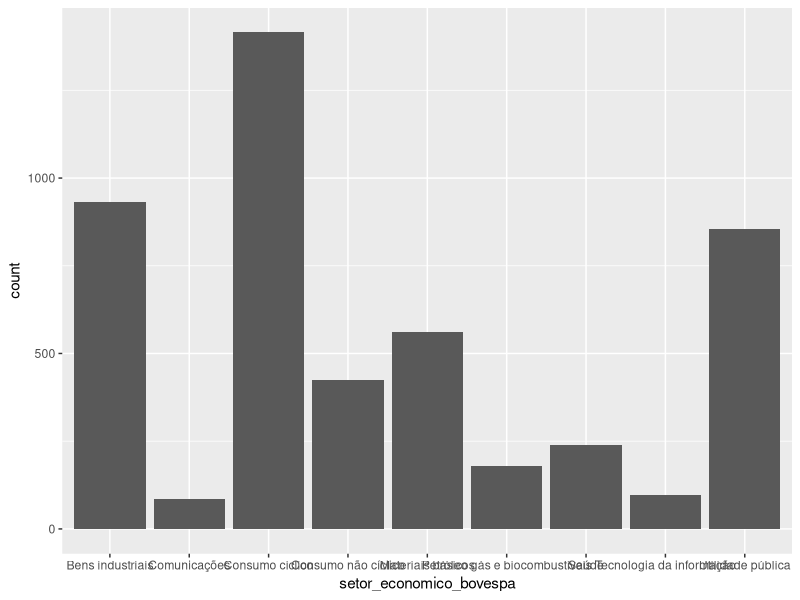
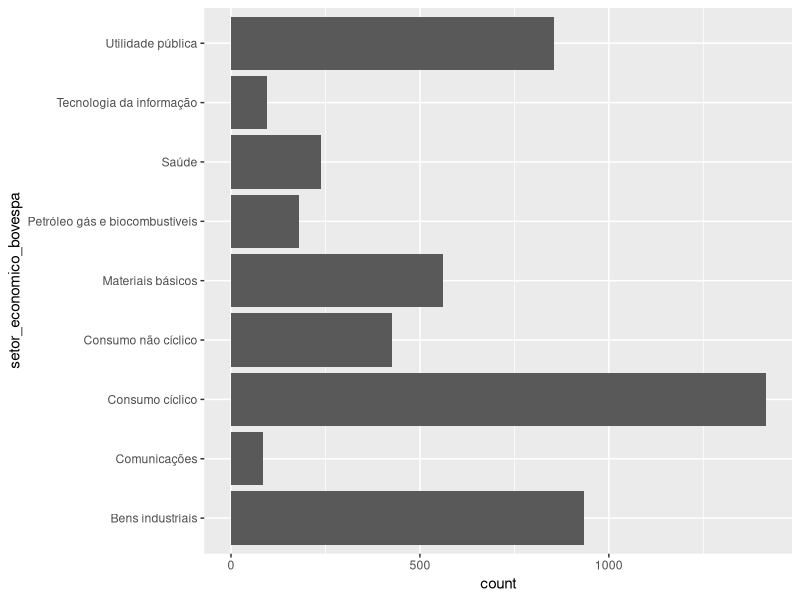
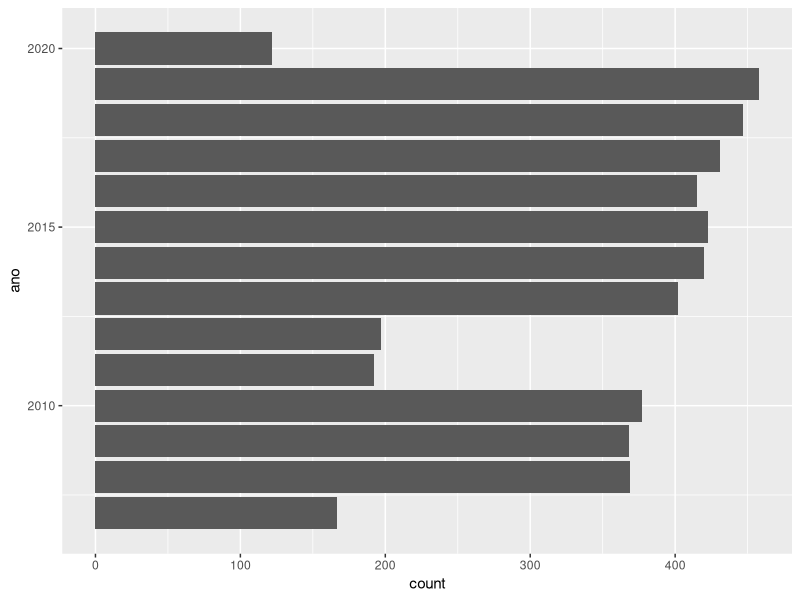
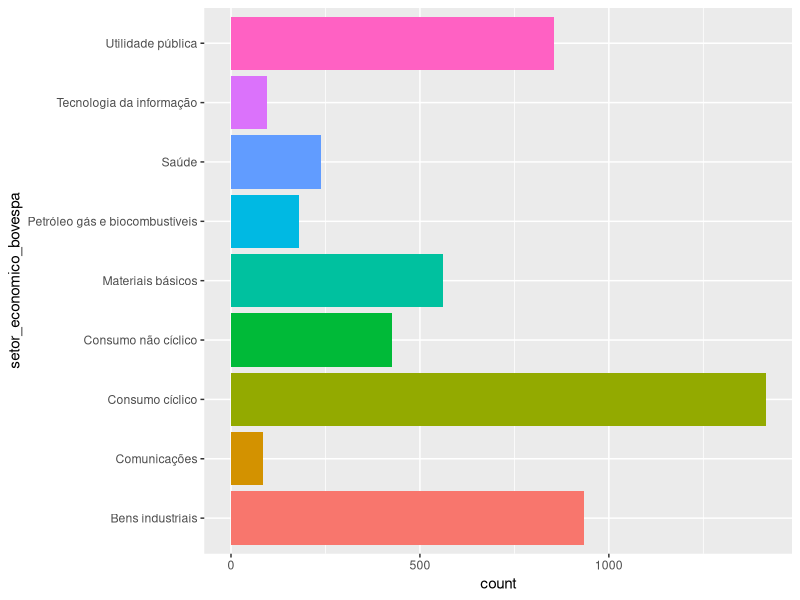
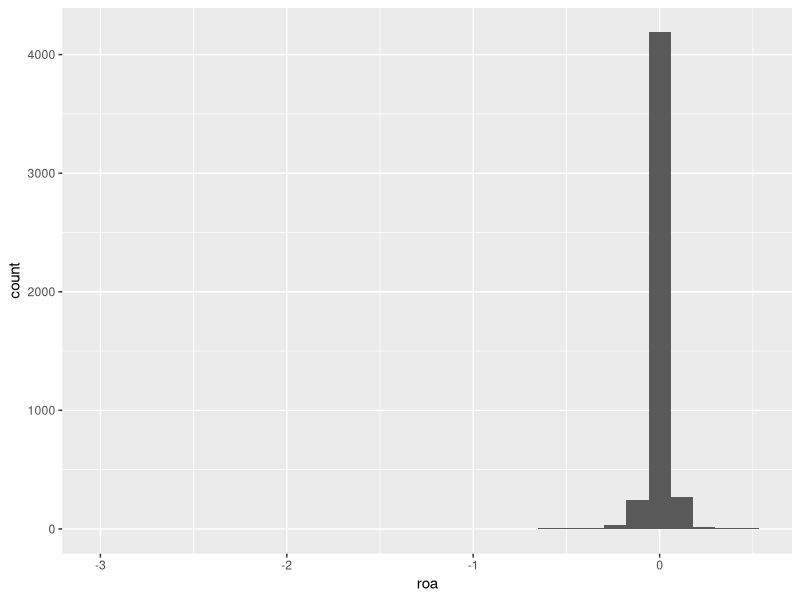
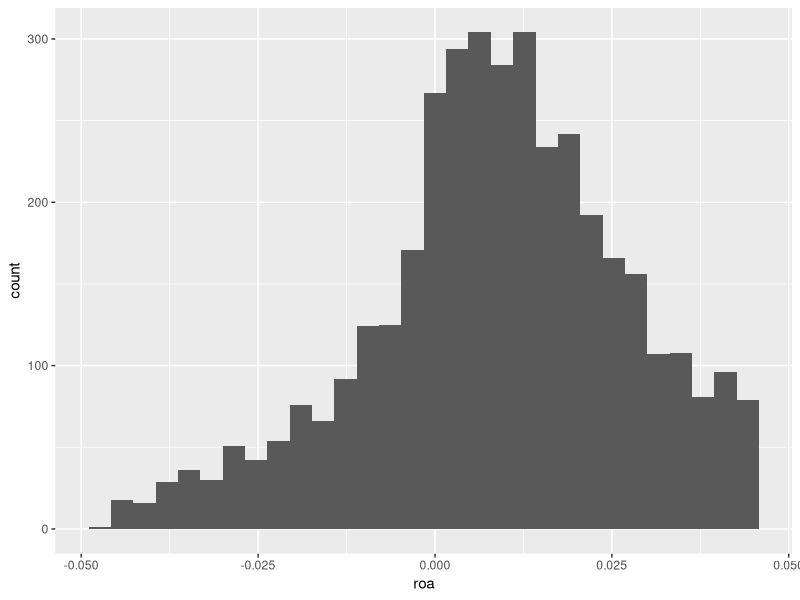
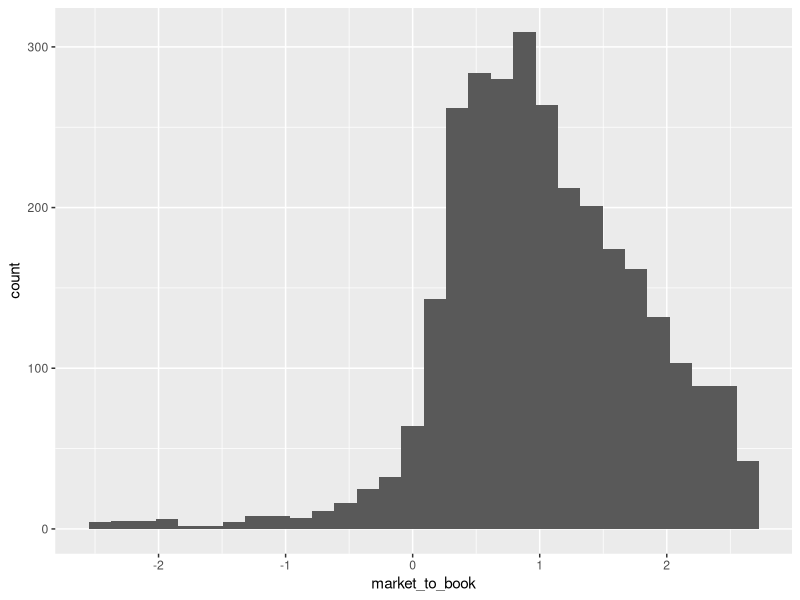
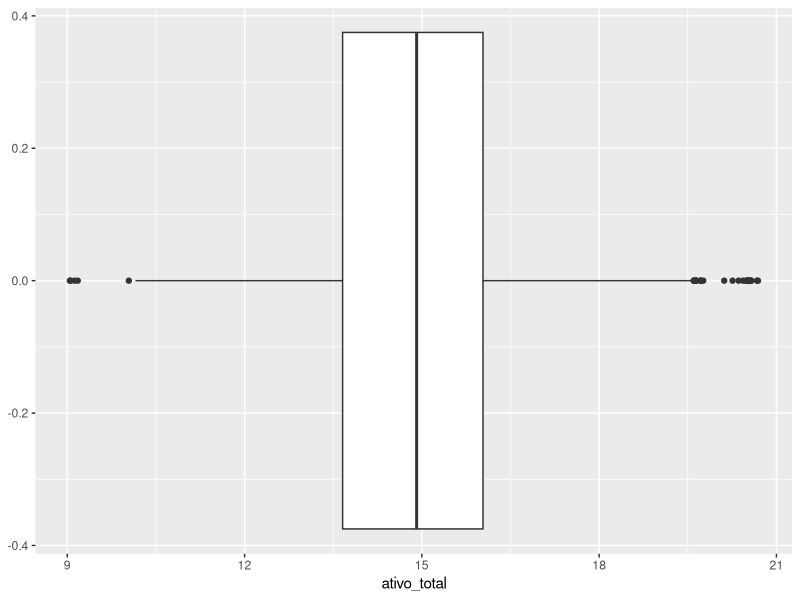

These charts were generated, in order, by the following R code:
## ---- chunk 1
install.packages("readr")
install.packages("dplyr")
install.packages("fastDummies")
install.packages("magrittr")
install.packages("zoo")
install.packages("ggplot2")

# bibliotecas
library(readr) # ler dados 
library(dplyr) # manipulação de dados
library(fastDummies) # criação de variáveis dummies
library(magrittr) # operador pipe %>%  
library(zoo) # para trabalhar com datas
library(ggplot2) # visualizações

# importando dados
df <- read_csv('dados_minicurso_ppgcc.csv')

# visualizar a estrutura dos dados
df %>% 
  glimpse()
## ---- chunk 2
# transformar data em formato de datetime
df$data <- df$data %>% 
  as.yearmon()

# verificar a estrutura novamente
df %>% 
  glimpse()
## ---- chunk 3
dados <- df %>% 
  arrange(Nome) %>%  # ordenar o data frame pelo nome
  group_by(Nome) %>%  # agrupar por nome
  filter(AtivoTot != 0,  # filtros
         PtLqCo != 0, 
         Receita != 0) %>% 
  mutate(trimestre = factor(lubridate::month(data), levels = c('3', '6', '9', '12'), 
                            labels = c('Q1', 'Q2', 'Q3', 'Q4')), # vai extrair apenas o mês das datas
         ano = lubridate::year(data), # criando a variável ano 
         ativo_total = log(AtivoTot), # log do ativo total
         receita = Receita/dplyr::lag(AtivoTot),
         market_to_book = ValorMercado/dplyr::lag(PtLqCo),
         endividamento = (TotEmFiCP + TotEmFiLP)/dplyr::lag(AtivoTot),
         roa = LucroLiquido/dplyr::lag(AtivoTot),
         margem_operacional = EBIT/Receita) %>% 
  ungroup() %>%  # desagrupar para depois selecionar as colunas do novo data frame
  select(Nome, setor_economico_bovespa, ano, trimestre, ativo_total, receita, market_to_book, endividamento, 
         roa, margem_operacional) %>% 
  na.omit() # omitir os dados NA (faltantes)

## ---- chunk 4
# criação de variáveis dummies
dados %>% 
  dummy_cols(select_columns = c("setor_economico_bovespa", "trimestre"))
## ---- chunk 5
# verificando o resumo dos dados
dados %>% 
  summary()
## ---- chunk 6
# média das variáveis individualmente
dados$ativo_total %>% 
  mean()
dados$endividamento %>% 
  mean()

mean(dados$ativo_total)
## ---- chunk 7
# utilizar summarise_if(is.numeric, mean) para verificar as médias das var. quant. 
dados %>% 
  select(-ano) %>% 
  summarise_if(is.numeric, mean)
## ---- chunk 8
# função do desvio padrão
dados$ativo_total %>% 
  sd()

## ---- chunk 9
# calcular o desvio padrão de todas variáveis de uma só vez
dados %>% 
  select(-ano) %>% 
  summarise_if(is.numeric, sd)
## ---- chunk 10
# agrupar por trimestre e calcular as estatísticas 
media_trimestre_setor <- dados %>% 
  select(-ano) %>% 
  group_by(trimestre, setor_economico_bovespa) %>% 
  summarise_if(is.numeric, mean)

media_trimestre_setor

media_trimestre_setor %>% 
  filter(setor_economico_bovespa != "Saúde")

media_trimestre_setor %>% 
  write_csv("media_trimestre_setor.csv")
## ---- chunk 11
# agrupado desvio padrão
dados %>% 
  select(-ano) %>% 
  group_by(trimestre, setor_economico_bovespa) %>% 
  summarise_if(is.numeric, sd)

## ---- chunk 12
estatisticas <- function(x){
  x <- x[!is.na(x)] # isso serve para que ele omita as observações com NA
  me <- mean(x)
  med <- median(x)
  n <- length(x)
  s <- sd(x)
  mi <- min(x)
  ma <- max(x)
  q25 <- quantile(x, probs = 0.25)
  q75 <- quantile(x, probs = 0.75)
  return(c(n = n, media = me, mediana = med, desvio = s, 
           Q = q25, Q = q75, min = mi, max = ma))
}
## ---- chunk 13
# summarise if com a função estatisticas
estat_df <- dados %>%  
  summarise_if(is.numeric, estatisticas) %>% 
  select(-ano) %>% 
  as.data.frame()

# criando nome das estatisticas
estat_nomes <- c("n", "média", "mediana", "desvio padrão", "Q25", "Q75", "Mínimo", "Máximo") 

# atribuindo nome das estatisticas à tabela
row.names(estat_df) <- estat_nomes

# verificar a tabela
estat_df

## ---- chunk 14
# utilizando o apply, selecionando apenas as variáveis quantitativas, removendo ano em seguida e aplicando estatisticas. 
dados %>% 
  select_if(is.numeric) %>% 
  select(-ano) %>% 
  apply(MARGIN = 2, estatisticas) 

## ---- chunk 15
apply_estatisticas <- function(x){
  apply(x, 2, estatisticas)
}

# vamos criar um vetor com os nomes das variáveis quantitativas, exceto  ano.
quant_vars <- dados %>% 
                select(-ano) %>% 
                select_if(is.numeric) %>% 
                colnames()


quant_vars
# em seguida, aplicaremos essa função nas variáveis quantitativas pelo grupo selecionado
by(dados[, quant_vars], dados$setor_economico_bovespa, apply_estatisticas)
## ---- chunk 16
# Gráfico de barras em x
ggplot(dados, aes(x = setor_economico_bovespa)) + 
  geom_bar()

dados %>% 
  ggplot(aes(y = setor_economico_bovespa)) + 
  geom_bar()
## ---- chunk 17
# Gráfico de barras em y
dados %>% 
  ggplot(aes(y = ano)) + 
  geom_bar()
## ---- chunk 18
# Sua vez: Faça o gráfico de barras para a variável ano

## ---- chunk 19
# Gráfico de barras com cores para os setores
dados %>% 
  ggplot(aes(y = setor_economico_bovespa, fill = setor_economico_bovespa)) + 
  geom_bar() +
  guides(fill = FALSE)
## ---- chunk 20
# Histograma do ROA
dados %>% 
  ggplot(aes(x=roa)) + 
  geom_histogram()
## ---- chunk 21
# Roa max e min com base em 1.5 * IQR
roa_max <- 1.5*IQR(dados$roa)
roa_min <- -1.5*IQR(dados$roa)

# Filtro
dados <- dados %>% 
  filter(roa > roa_min & roa < roa_max)

# Gráfico
dados %>% 
  ggplot(aes(x=roa)) + 
  geom_histogram()
## ---- chunk 22
# Crie um histograma da variável market-to-book. Verifique a distribuição e, caso necessário, aplique o filtro para remover outliers. 
mb_max <- 1.5*IQR(dados$market_to_book)
mb_min <- -1.5*IQR(dados$market_to_book)

# filtro
dados <- dados %>% 
  filter(market_to_book>mb_min & market_to_book<mb_max)
# gráfico
ggplot(dados, aes(x=market_to_book))+
  geom_histogram()

## ---- chunk 23
# Boxplot do ativo total
dados %>% 
  ggplot(aes(x=ativo_total)) + 
  geom_boxplot()
## ---- chunk 24
# boxplot do ROA em funcao dos setores
dados %>% 
  ggplot(aes(y=ativo_total, fill = setor_economico_bovespa)) + 
  geom_boxplot()
## ---- chunk 25
# Endividamento diferente entre os setores
dados %>% 
  ggplot(aes(x = endividamento, fill = trimestre)) + 
  geom_boxplot()
## ---- chunk 26
# filtro do endividamento dentro do IQR
endiv_max <- 1.5*IQR(dados$endividamento)
endiv_min <- -1.5*IQR(dados$endividamento)

dados <- dados %>% 
  filter(endividamento > endiv_min & endividamento < endiv_max)
# gráfico
ggplot(dados, aes(y = endividamento, fill = trimestre))+
  geom_boxplot()
## ---- chunk 27

dados %>% 
  ggplot(aes(x = endividamento, y = roa)) + 
  geom_point()
## ---- chunk 28
dados %>% 
  ggplot(aes(x = endividamento, y = roa, colour = setor_economico_bovespa)) + 
  geom_point()
## ---- chunk 29
dados %>% 
  ggplot(aes(x = endividamento, y = roa, colour = setor_economico_bovespa)) + 
  geom_point() +
  geom_smooth(method =lm)
## ---- chunk 30
# gráfico
dados %>% 
  ggplot(aes(x = ativo_total, y = margem_operacional, colour=setor_economico_bovespa))+
  geom_point()
# Precisamos tratar os outliers da margem operacional
margem_max <- 1.5*IQR(dados$margem_operacional)
margem_min <- -1.5*IQR(dados$margem_operacional)
# filtro
dados <- dados %>% 
  filter(margem_operacional>margem_min & margem_operacional<margem_max)
# gráfico
p <- ggplot(dados, aes(x = ativo_total, y = margem_operacional, colour = setor_economico_bovespa)) + 
  geom_point()
## ---- chunk 31
# Vamos adicionar as retas de regressão.
p + geom_smooth(method = lm)
#Por fim veremos a relação entre endividamento e margem operacional
